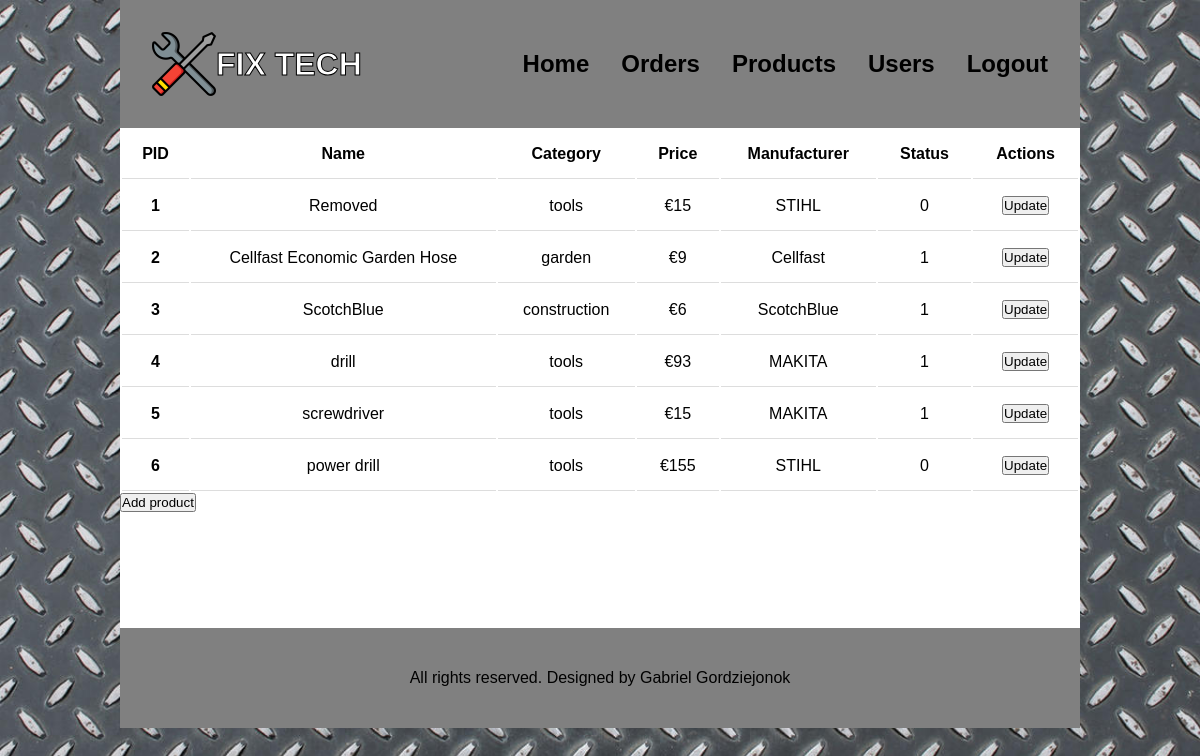
Page /products_admin.php (signed in) on the committed database.
### tables this page shows
CREATE TABLE `product` (
  `product_id` int(10) NOT NULL,
  `product_name` varchar(50) NOT NULL,
  `category` varchar(50) NOT NULL,
  `price` int(10) NOT NULL,
  `manufacturer` varchar(50) DEFAULT NULL,
  `status` tinyint(1) DEFAULT NULL
);

### products_admin.php (the view, shortened to what this page needs)
<?php include_once('header.php');?>
<body>
    <div class="page">
        <?php include('navbar.php');?>
        <div class="products">
    <table class="table">
        <thead>
            <tr>
                <th scope="col">PID</th>
                <th scope="col">Name</th>
                <th scope="col">Category</th>
                <th scope="col">Price</th>
                <th scope="col">Manufacturer</th>
                <th scope="col">Status</th>
                <th scope="col">Actions</th>
            </tr>
        </thead>
        <tbody>
            <?php
            if (isset($_GET['search'])){
                $search = $_GET["search"];
                $sql = "SELECT * FROM product WHERE product_name LIKE '%$search%'";
            }
            else {
                $sql = "SELECT * FROM product";
            }
            $result = mysqli_query($conn,$sql);
            if($result){
                while($row = mysqli_fetch_assoc($result)){
                    $product_id = $row['product_id'];
                    $product_name = $row['product_name'];
                    $category = $row['category'];
                    $price = $row['price'];
                    $manufacturer = $row['manufacturer'];
                    $status = $row['status'];
                    echo '<tr><th scope="row">'.$product_id.'</th>
                    <td>'.$product_name.'</td>
                    <td>'.$category.'</td>
                    <td> €'.$price.'</td>
                    <td>'.$manufacturer.'</td>
                    <td>'.$status.'</td>
                    <td><button><a href="update_product.php?updateid='.$product_id.'">Update</a></button>
                    </tr>';
                }
            }
            ?>
        </tbody>
    </table>
    <td><button><a href="add_product.php">Add product</a></button>
</div>
        <?php include('footer.php');?>
    </div>
</body>
</html>

### css/style.css (style rules this page uses)
* { margin: 0; padding: 0; box-sizing: border-box; font-family: 'Franklin Gothic Medium', 'Arial Narrow', Arial, sans-serif; }
body { display: flex; justify-content: center; background-image: url(../images/metal.jpg); background-size: cover; background-repeat: no-repeat; background-attachment: fixed; }
.page { width: 80%; }
a { color: black; text-decoration: none; transition: all 100ms ease-in-out; }
.products { background-color: white; height: 500px; }
th, td { padding: 15px; text-align: center; border-bottom: 1px solid #ddd; }
table { width: 100%; }

### rows in the picture
product: product_id "1", product_name "Removed", category "tools", price "15", manufacturer "STIHL", status "0"
product: product_id "2", product_name "Cellfast Economic Garden Hose", category "garden", price "9", manufacturer "Cellfast", status "1"
product: product_id "3", product_name "ScotchBlue", category "construction", price "6", manufacturer "ScotchBlue", status "1"
product: product_id "4", product_name "drill", category "tools", price "93", manufacturer "MAKITA", status "1"
product: product_id "5", product_name "screwdriver", category "tools", price "15", manufacturer "MAKITA", status "1"
product: product_id "6", product_name "power drill", category "tools", price "155", manufacturer "STIHL", status "0"
